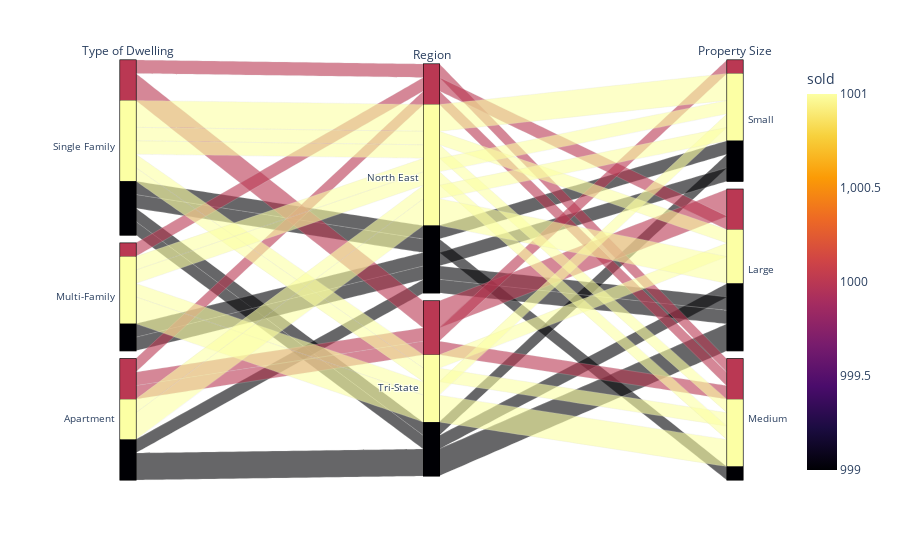

Source (notebook cell):
### Code cell
# Plot data using parallel_categories
px.parallel_categories(
    df,
    dimensions=["type", "region", "prop_size"],
    color="sold",
    color_continuous_scale=px.colors.sequential.Inferno,
    labels={
        "type": "Type of Dwelling",
        "region": "Region",
        "prop_size": "Property Size",
    },
)

### Figure 1 — Plotly figure (JSON) as saved in the notebook; plotly's stock layout.template omitted (floating-point values rounded to 4 significant figures)
{"data": [{"dimensions": [{"label": "Type of Dwelling", "values": ["Single Family", "Single Family", "Multi-Family", "Apartment", "Apartment", "Multi-Family", "Single Family", "Single Family", "Apartment", "Single Family", "Single Family", "Multi-Family", "Apartment", "Multi-Family", "Multi-Family", "Single Family", "Single Family", "Single Family", "Single Family", "Multi-Family", "Single Family", "Single Family", "Apartment", "Apartment", "Multi-Family", "Multi-Family", "Single Family", "Apartment", "Apartment", "Apartment"]}, {"label": "Region", "values": ["North East", "Tri-State", "North East", "North East", "North East", "North East", "North East", "Tri-State", "Tri-State", "North East", "North East", "Tri-State", "North East", "North East", "North East", "North East", "North East", "North East", "Tri-State", "North East", "Tri-State", "Tri-State", "North East", "Tri-State", "Tri-State", "Tri-State", "Tri-State", "North East", "Tri-State", "Tri-State"]}, {"label": "Property Size", "values": ["Small", "Large", "Large", "Large", "Large", "Small", "Large", "Medium", "Medium", "Medium", "Small", "Small", "Medium", "Medium", "Small", "Medium", "Medium", "Small", "Large", "Large", "Large", "Small", "Large", "Small", "Medium", "Medium", "Large", "Small", "Large", "Large"]}], "domain": {"x": [0, 1], "y": [0, 1]}, "line": {"color": [1001, 1000, 1000, 1001, 999, 1001, 1001, 1001, 1000, 1001, 999, 1001, 1000, 1001, 999, 1000, 999, 1001, 999, 999, 1000, 999, 1001, 1000, 1001, 1001, 1001, 1001, 999, 999], "coloraxis": "coloraxis"}, "name": "", "type": "parcats"}], "layout": {"autosize": true, "coloraxis": {"colorbar": {"title": {"text": "sold"}}, "colorscale": [[0, "#000004"], [0.1111, "#1b0c41"], [0.2222, "#4a0c6b"], [0.3333, "#781c6d"], [0.4444, "#a52c60"], [0.5556, "#cf4446"], [0.6667, "#ed6925"], [0.7778, "#fb9b06"], [0.8889, "#f7d13d"], [1, "#fcffa4"]]}, "legend": {"tracegroupgap": 0}, "margin": {"t": 60}}}
